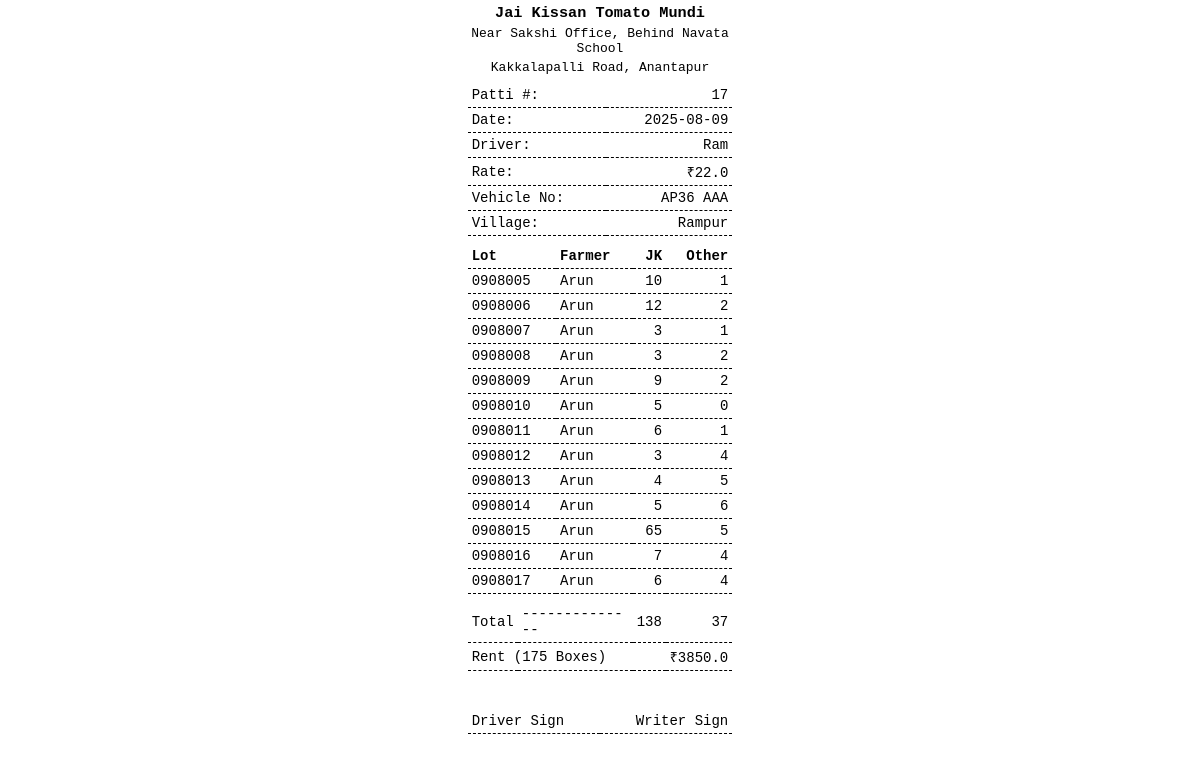
Page /receipt/driver_patti/17 on the committed database.
### app/models.py (models this page shows)
class DriverPatti(db.Model):
    id = db.Column(db.Integer, primary_key=True)
    driver_id = db.Column(db.Integer, db.ForeignKey('driver.id'))
    transport_rate = db.Column(db.Float)
    date = db.Column(db.String)

class Driver(db.Model):
    id = db.Column(db.Integer, primary_key=True)
    name = db.Column(db.String(100), nullable=False)
    vehicle_number = db.Column(db.String(50))
    village = db.Column(db.String(100))
    default_rate = db.Column(db.Float)

class LotInfo(db.Model):
    id = db.Column(db.Integer, primary_key=True)
    driver_patti_id = db.Column(db.Integer, db.ForeignKey('driver_patti.id'))
    farmer_id = db.Column(db.Integer, db.ForeignKey('farmer.id'))
    lot_number = db.Column(db.String(50))
    jk_boxes = db.Column(db.Integer)
    other_boxes = db.Column(db.Integer)
    transport_rate = db.Column(db.Float)
    total_boxes = db.Column(db.Integer)
    transport_amount = db.Column(db.Float)
    date = db.Column(db.String(20))

class Farmer(db.Model):
    id = db.Column(db.Integer, primary_key=True)
    name = db.Column(db.String(100), nullable=False)

### app/routes.py (the view)
@main.route("/receipt/driver_patti/<int:patti_id>")
def driver_patti_receipt(patti_id):
    db = get_db_connection()
    cur = db.cursor()
    patti = cur.execute("""
        SELECT dp.id, dp.date, d.name AS driver_name, d.vehicle_number, d.village, dp.transport_rate
        FROM driver_patti dp
        JOIN driver d ON d.id = dp.driver_id
        WHERE dp.id = ?
    """, (patti_id,)).fetchone()
    lots = cur.execute("""
        SELECT li.lot_number, f.name AS farmer_name, li.jk_boxes, li.other_boxes
        FROM lot_info li
        JOIN farmer f ON f.id = li.farmer_id
        WHERE li.driver_patti_id = ?
        ORDER BY li.lot_number
    """, (patti_id,)).fetchall()
    total_jk = sum(int(l["jk_boxes"] or 0) for l in lots)
    total_other = sum(int(l["other_boxes"] or 0) for l in lots)
    total_cost = (total_jk + total_other) * float(patti["transport_rate"])
    db.close()
    return render_template(
        "driver_patti_receipt.html",
        patti=patti,
        lots=lots,
        total_jk=total_jk,
        total_other=total_other,
        total_cost=total_cost
    )

### app/routes.py (called while the page is built)
def get_db_connection():
    conn = sqlite3.connect(DB_PATH)
    conn.row_factory = sqlite3.Row  # Allows accessing columns by name
    return conn

### app/templates/driver_patti_receipt.html (shortened to what this page needs)
<!DOCTYPE html>
<html>
<head>
</head>
<body onload="window.print()">
  <h3>Jai Kissan Tomato Mundi</h3>
  <p>Near Sakshi Office, Behind Navata School</p>
  <p>Kakkalapalli Road, Anantapur</p>
  <table>
    <tr><td>Patti #:</td><td class="right">{{ patti.id }}</td></tr>
    <tr><td>Date:</td><td class="right">{{ patti.date }}</td></tr>
    <tr><td>Driver:</td><td class="right">{{ patti.driver_name }}</td></tr>
    <tr><td>Rate:</td><td class="right">₹{{ patti.transport_rate }}</td></tr>
    <tr><td>Vehicle No:</td><td class="right">{{ patti.vehicle_number }}</td></tr>
    <tr><td>Village:</td><td class="right">{{ patti.village }}</td></tr>
  </table>
  <table>
    <thead>
      <tr><th>Lot</th><th>Farmer</th><th class="right">JK</th><th class="right">Other</th></tr>
    </thead>
    <tbody>
      {% for lot in lots %}
      <tr>
        <td>{{ lot.lot_number }}</td>
        <td>{{ lot.farmer_name }}</td>
        <td class="right">{{ lot.jk_boxes }}</td>
        <td class="right">{{ lot.other_boxes }}</td>
      </tr>
      {% endfor %}
    </tbody>
  </table>
  <table>
    <tr>
      <td>Total</td>
      <td>--------------</td>
      <td class="right">{{ total_jk }}</td>
      <td class="right">{{ total_other }}</td>
    </tr>
    <tr><td colspan="3">Rent ({{ total_jk + total_other }} Boxes)</td><td class="right">₹{{ total_cost }}</td></tr>
  </table>
  <br><br>
  <table>
    <tr><td>Driver Sign</td><td class="right">Writer Sign</td></tr>
  </table>
</body>
</html>

### app/templates/driver_patti_receipt.html (style rules this page uses)
body { font-family: monospace; width: 70mm; margin: 0 auto; }
h3, p { margin: 4px 0; text-align: center; }
table { width: 100%; border-collapse: collapse; margin-top: 8px; }
th, td { border-bottom: 1px dashed #000; padding: 4px; font-size: 14px; text-align: left; }
.right { text-align: right; }

### rows in the picture
DriverPatti: id "17", date "2025-08-09", transport_rate "22.0"
Driver: driver_name "Ram", vehicle_number "AP36 AAA", village "Rampur"
LotInfo: lot_number "0908005", farmer_name "Arun", jk_boxes "10", other_boxes "1"
LotInfo: lot_number "0908006", farmer_name "Arun", jk_boxes "12", other_boxes "2"
LotInfo: lot_number "0908007", farmer_name "Arun", jk_boxes "3", other_boxes "1"
LotInfo: lot_number "0908008", farmer_name "Arun", jk_boxes "3", other_boxes "2"
LotInfo: lot_number "0908009", farmer_name "Arun", jk_boxes "9", other_boxes "2"
LotInfo: lot_number "0908010", farmer_name "Arun", jk_boxes "5", other_boxes "0"
LotInfo: lot_number "0908011", farmer_name "Arun", jk_boxes "6", other_boxes "1"
LotInfo: lot_number "0908012", farmer_name "Arun", jk_boxes "3", other_boxes "4"
LotInfo: lot_number "0908013", farmer_name "Arun", jk_boxes "4", other_boxes "5"
LotInfo: lot_number "0908014", farmer_name "Arun", jk_boxes "5", other_boxes "6"
LotInfo: lot_number "0908015", farmer_name "Arun", jk_boxes "65", other_boxes "5"
LotInfo: lot_number "0908016", farmer_name "Arun", jk_boxes "7", other_boxes "4"
LotInfo: lot_number "0908017", farmer_name "Arun", jk_boxes "6", other_boxes "4"

### other values in the picture
{{ total_jk }} "138"
{{ total_other }} "37"
{{ total_jk + total_other }} "175"
{{ total_cost }} "3850.0"
